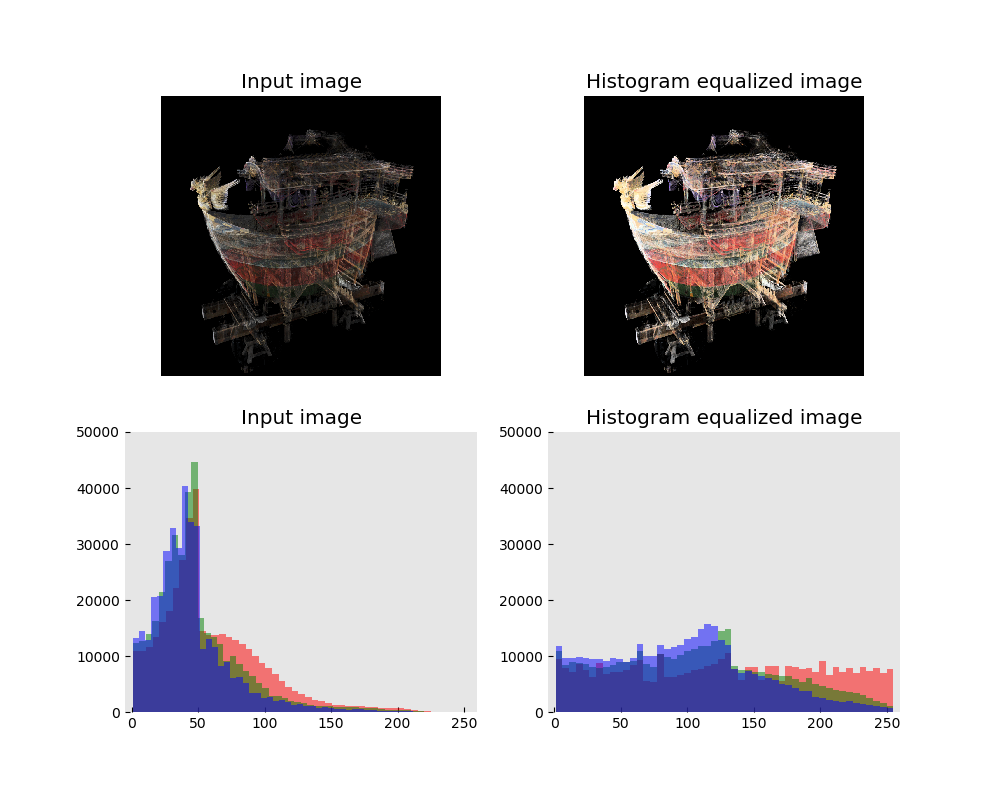
#> input picture src/Histogram_Equalization/resources/figure.png, 1000 x 800 px
$ python otsu_method.py ../Histogram_Equalization/resources/figure.png
#> lines starting #> are read from the running program, lines starting #| are printed output that depends on the picture; after the words box and inside, x2 and y2 are one past the last pixel; in counts of white or black regions, pixels touching at a corner belong together
import cv2
import numpy as np
import sys
from matplotlib import cycler
import matplotlib.patches as pat
from matplotlib import pyplot as plt
import matplotlib.gridspec as gridspec

# Graph settings
# plt.style.use('seaborn-white')
plt.style.use('bmh')
colors = cycler('color', ['#EE6666', '#3388BB', '#9988DD', '#EECC55', '#88BB44', '#FFBBBB'])
plt.rc('axes', facecolor='#E6E6E6', edgecolor='none', axisbelow=True, grid=False, prop_cycle=colors)
# plt.rc('grid', color='w', linestyle='solid')
# plt.rc('patch', edgecolor='#E6E6E6')
# plt.rc('lines', linewidth=2)
# plt.rcParams['font.family'] = 'IPAGothic' # font setting
plt.rcParams["mathtext.fontset"] = "cm"
plt.rcParams["mathtext.rm"] = "Times New Roman"

# Check arguments
args = sys.argv
if len(args) != 2:
    #raise Exception
    sys.exit()

def read_image(_img_name):
    img_BGR = cv2.imread(_img_name)
#> img_BGR is the input picture: shape (800, 1000, 3); mean B, G, R 198.8, 196.3, 198
    img_RGB = cv2.cvtColor(img_BGR, cv2.COLOR_BGR2RGB)

    return img_RGB
# End of read_image()

def create_RGB_hist(_img_RGB, _ax, _title):
    tmp_b_idx_bgcolor = (_img_RGB[:,:,0]==BGColor[0]) & (_img_RGB[:,:,1]==BGColor[1]) & (_img_RGB[:,:,2]==BGColor[2])
    img_R_non_bgcolor = _img_RGB[:,:,0][~tmp_b_idx_bgcolor]
    img_G_non_bgcolor = _img_RGB[:,:,1][~tmp_b_idx_bgcolor]
    img_B_non_bgcolor = _img_RGB[:,:,2][~tmp_b_idx_bgcolor]
    _ax.hist(img_R_non_bgcolor.ravel(), bins=bin_number, color='r', alpha=0.5, label="R")
    _ax.hist(img_G_non_bgcolor.ravel(), bins=bin_number, color='g', alpha=0.5, label="G")
    _ax.hist(img_B_non_bgcolor.ravel(), bins=bin_number, color='b', alpha=0.5, label="B")
    _ax.legend()

    _ax.set_title(_title, fontsize='14')
    _ax.set_xlim([-5, 260])

    return _ax

def create_figure(_fig_name, _threshold):
    # Create figure
    fig = plt.figure(figsize=(6, 8)) # figsize=(width, height)
    gs  = gridspec.GridSpec(2,1)

    # Input image
    ax_img_in = fig.add_subplot(gs[0,0])
    ax_img_in.set_title("Input image", fontsize='14')
    ax_img_in.imshow(img_in_RGB)
    ax_img_in.set_xticks([]), ax_img_in.set_yticks([])

    # Histogram of the input image
    ax_hist_in = fig.add_subplot(gs[1,0])
    ax_hist_in = create_RGB_hist(img_in_RGB, ax_hist_in, "Histogram")
    ax_hist_in.set_xlim([-5, 260])

    # Draw line
    ax_hist_in.axvline(_threshold, color='black')

    plt.savefig(_fig_name)

if __name__ == "__main__":
    # Read an input image
    img_in_RGB = read_image(args[1])

    # Convert RGB to Grayscale
    img_in_Gray = cv2.cvtColor(img_in_RGB, cv2.COLOR_RGB2GRAY)
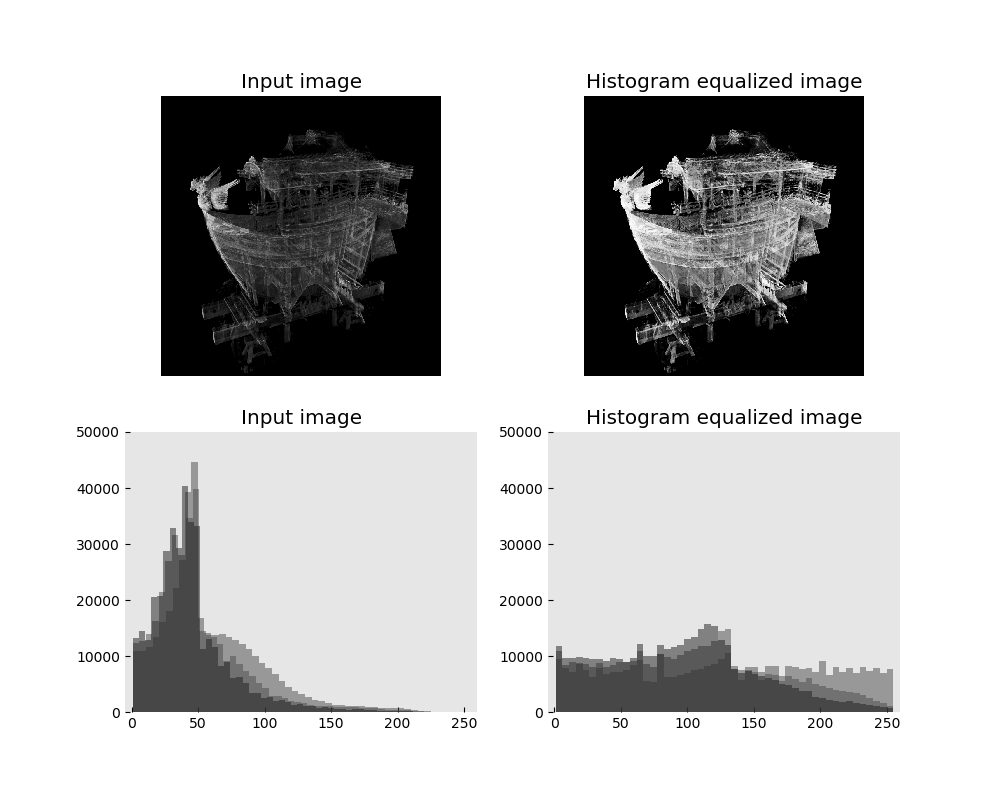
#> img_in_Gray: shape (800, 1000); min 0, max 255, mean 197.1

    # Otsu method
    threshold, img_out_Gray_otsu = cv2.threshold(img_in_Gray, 0, 255, cv2.THRESH_OTSU)
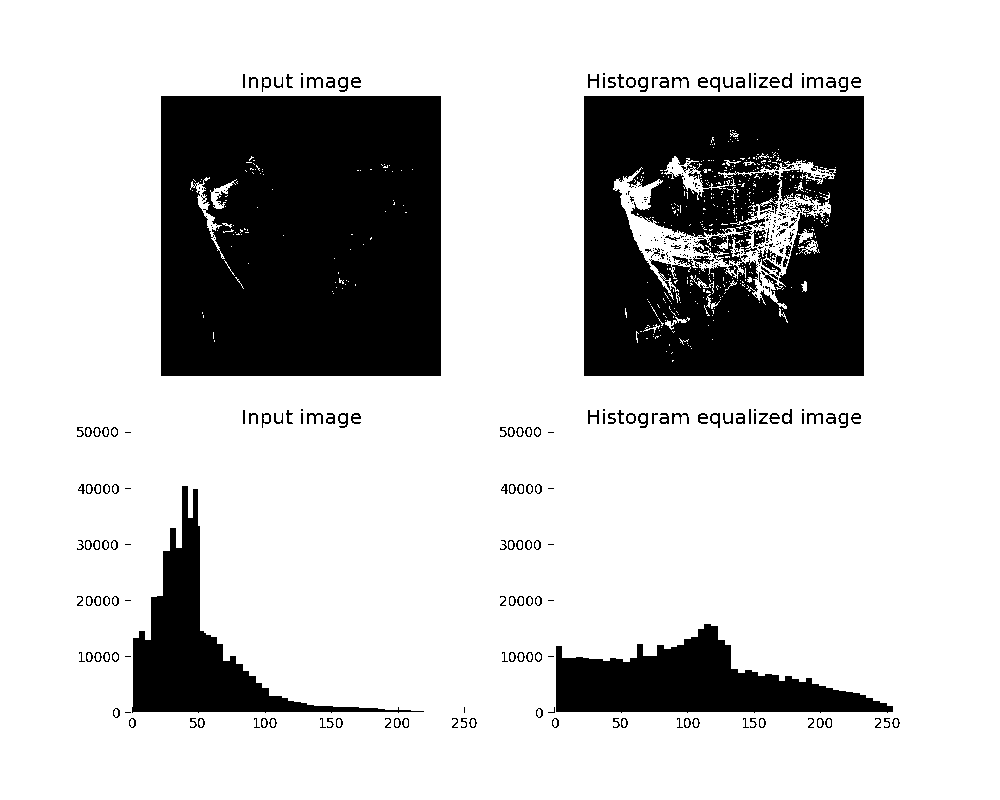
#> img_out_Gray_otsu: shape (800, 1000); 77.3% white; 372 black regions (214 under 20 px), largest, box (x1, y1, x2, y2) and area: (161, 96, 441, 376) 77465, (584, 96, 864, 376) 67570, (556, 624, 893, 713) 15449
#> threshold = 138

    print("Threshold pixel value: ", threshold)
#| Threshold pixel value:  138.0

    BGColor = [0, 0, 0] # Background color
    bin_number = 255
    create_figure("figure.png", threshold)
#> in create_RGB_hist, `tmp_b_idx_bgcolor = (_img_RGB[:,:,0]==BGColor[0]) & (_img_RGB[:,:,1]==..`:
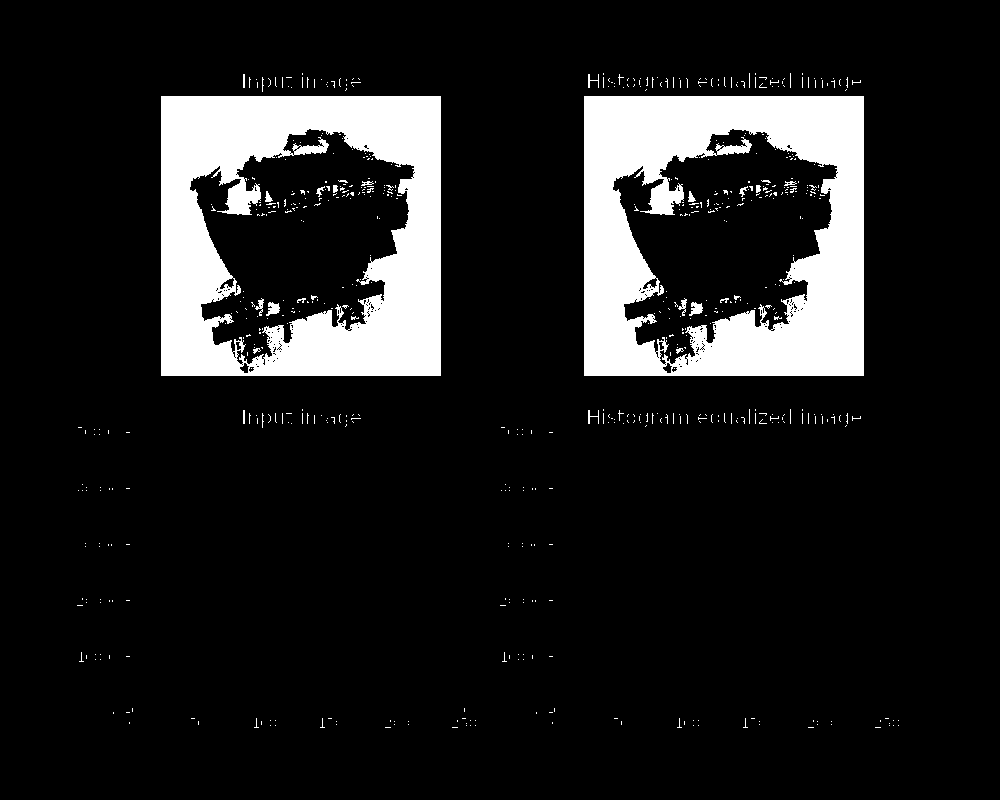
#> tmp_b_idx_bgcolor: shape (800, 1000) bool; 12.3% white; 629 white regions (607 under 20 px), largest, box (x1, y1, x2, y2) and area: (161, 96, 441, 376) 47684, (584, 96, 864, 376) 47684, (266, 302, 280, 316) 121
#> in create_figure, `plt.savefig(_fig_name)`:
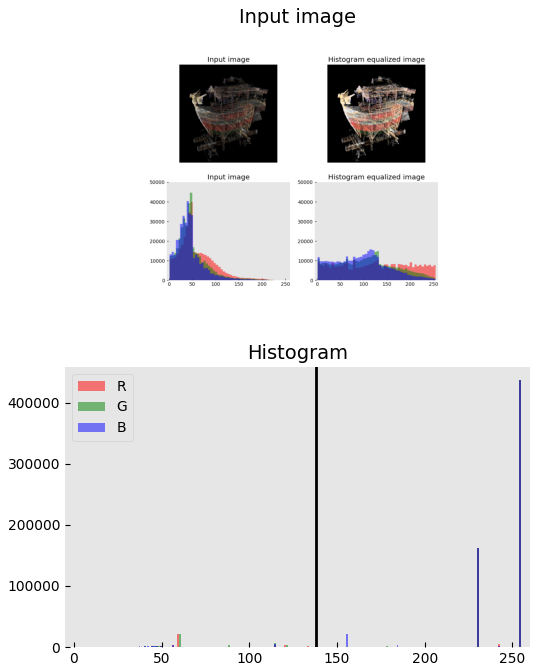
#> figure drawn by matplotlib, 2 panels; panel 2: tallest bar 437138 high, from x = 254 to 255; panel 2: tallest bar 436980 high, from x = 254 to 255; panel 2: tallest bar 436976 high, from x = 254 to 255

    # # Write an output image
    # cv2.imwrite("out_otsu_method.png", img_out_Gray_otsu)
